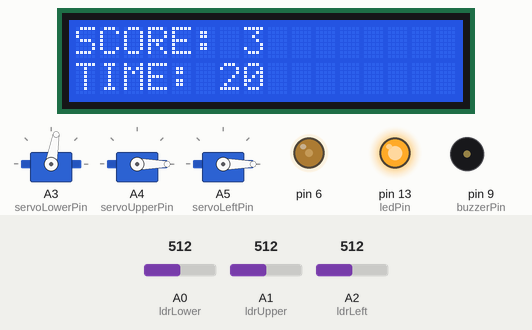
Recording of a sketch running on a simulated Arduino Uno, built with avr-gcc and run on an emulated ATmega328P. Parts: 16×2 character LCD, 3 × servo, output pins drawn as LEDs (lit = HIGH), buzzer (waves = sounding). Inputs (shaded band) come from the test bench; at power-on: A0 (ldrLower) = 512, A1 (ldrUpper) = 512, A2 (ldrLeft) = 512. What the sketch prints to the serial monitor is not drawn. At 24.8 s the program stops and its outputs stay as they are.

Above: at 1.2 s.
1.3 s: A0 (ldrLower) set to 34
2.8 s: A0 (ldrLower) set to 27
At 3.2 s:
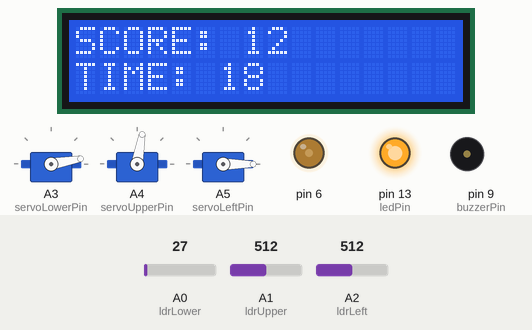
5.5 s: A1 (ldrUpper) set to 32
8.9 s: A1 (ldrUpper) set to 28
At 9.4 s:
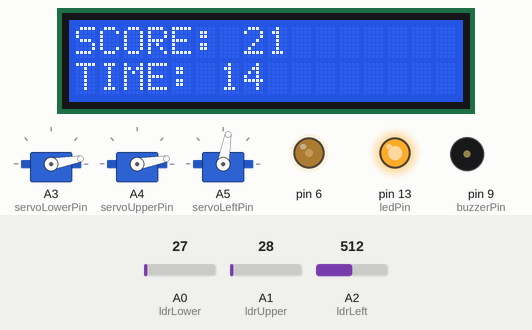
11.7 s: A2 (ldrLeft) set to 34
15.1 s: A2 (ldrLeft) set to 28
At 15.9 s:
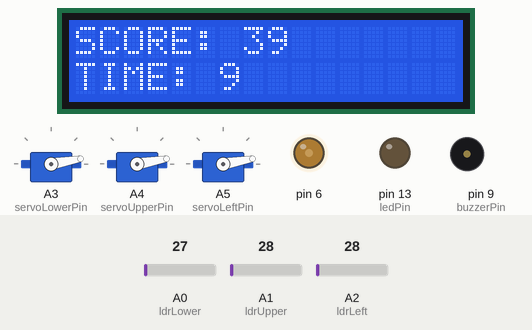
At 25.5 s:
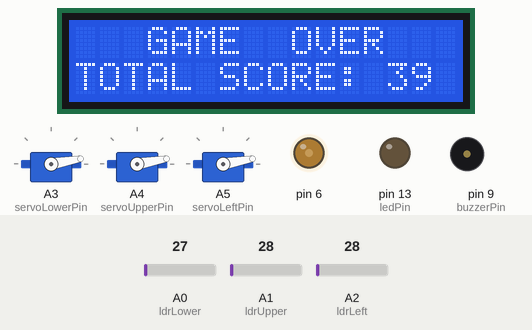
Timing chart, 0 to 26.3 s (numbered marks = the images above; inputs shaded):
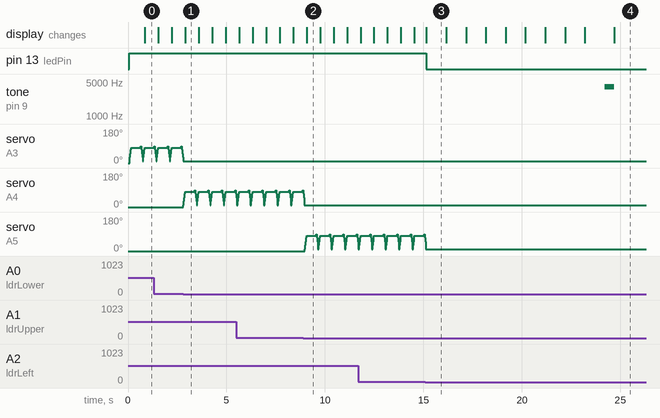

The sketch:

midterm_project.ino
```cpp
// LCD
#include <LiquidCrystal.h>
int Contrast=75;
LiquidCrystal lcd(12, 11, 5, 4, 3, 2);

// LDRs
int ldrLower = A0;
int ldrUpper = A1;
int ldrLeft = A2;

int ledPin = 13; // LED
int buzzerPin = 9; // Buzzer

// Servos
#include <Servo.h>
int sensorValueLower = 0;
int sensorValueUpper = 0;
int sensorValueLeft = 0;
int sensorValueBuzzer = 0;
int servoLowerPin = A3;
int servoUpperPin = A4;
int servoLeftPin = A5;
Servo servoLower;
Servo servoUpper;
Servo servoLeft;

// Variables
int score = 0; // to display score on lcd
int time = 20; // for timer
int i = 0; // to move servos

// millis
unsigned long previousTimerMillis = 0;
const long interval = 1000; // for timer

void setup() {
  // LCD
  analogWrite(6,Contrast);
  lcd.begin(16, 2);

  // LDRs
  pinMode(ldrLower, INPUT);
  pinMode(ldrUpper, INPUT);
  pinMode(ldrLeft, INPUT);

  pinMode(ledPin, OUTPUT); // LED
  pinMode(buzzerPin, OUTPUT); // Buzzer

  // Servos
  servoLower.write(0);
  servoUpper.write(0);
  servoLeft.write(0);
  servoLower.attach(servoLowerPin);
  servoUpper.attach(servoUpperPin);
  servoLeft.attach(servoLeftPin);

  // Starting the program
  Serial.begin(9600);
  Serial.println("---START---");
}

void loop() {
  unsigned long currentMillis = millis();

  // TIMER COUNTDOWN
  if (currentMillis - previousTimerMillis >= interval) {
    previousTimerMillis = currentMillis;
    time -= 1;
  }

  // Reading the values of each sensor
  sensorValueLower = analogRead(ldrLower);
  sensorValueUpper = analogRead(ldrUpper);
  sensorValueLeft = analogRead(ldrLeft);

  /*Displaying LDR's values on serial machine to make sure everything is working fine*/
  Serial.print(sensorValueLower);
  Serial.print(" | ");
  Serial.print(sensorValueUpper);
  Serial.print(" | ");
  Serial.println(sensorValueLeft);

  if(time == 0){
    // Finishing the program when timer is off
    // TONE
    tone(buzzerPin, 4000); // Send 1KHz sound signal...
    delay(500);        // ...for 1 sec
    noTone(buzzerPin);

    // LCD
    lcd.setCursor(0, 0);
    lcd.print("   GAME  OVER ");
    lcd.setCursor(0, 1);
    lcd.print("TOTAL SCORE: ");
    lcd.print(score);

    delay(50);
    Serial.print("---> TOTAL SCORE: ");
    Serial.println(score);
    Serial.println("---GAME--OVER---");
    delay(50);
    exit(0); // stopping the loop
  }
  else { // When the timer is still on
    // LCD
    lcd.setCursor(0, 0);
    lcd.print("SCORE: ");
    lcd.print(score);
    lcd.setCursor(0, 1);
    lcd.print("TIME: ");
    lcd.print(time);
    lcd.print(" "); // bug solved "16x2 LCD displays all single digit integers as ‘x0’ rather than ‘0x'"

    // Moving Servos
    // Moving the Lower Servo
    if(sensorValueLower > 30) {
      Serial.println("...+3 for hitting the lower zombie");
      digitalWrite(ledPin, HIGH);

      for(i = 0; i < 90; i+=10) {
        servoLower.write(i);
        delay(10);
      }
      delay(500);
      for (i = 90; i > 0; i-=10) {
        servoLower.write(i);
        delay(10);
      }
      score += 3; // adding score to the variable
      digitalWrite(ledPin, LOW);
    }
    // Moving the Upper Servo
    else if(sensorValueUpper > 30) {
      Serial.println("...+1 for hitting the upper zombie");
      digitalWrite(ledPin, HIGH);

      for(i = 0; i < 90; i+=10) {
        servoUpper.write(i);
        delay(10);
      }
      delay(500);
      for (i = 90; i > 0; i-=10) {
        servoUpper.write(i);
        delay(10);
      }
      score += 1; // adding score to the variable
      digitalWrite(ledPin, LOW);
    }
    // Moving the Left Servo
    else if(sensorValueLeft > 30) {
      Serial.println("...+2 for hitting the left zombie");
      digitalWrite(ledPin, HIGH);

      for(i = 0; i < 90; i+=10) {
        servoLeft.write(i);
        delay(10);
      }
      delay(500);
      for (i = 90; i > 0; i-=10) {
        servoLeft.write(i);
        delay(10);
      }
      score += 2; // adding score to the variable
      digitalWrite(ledPin, LOW);
    }
  }
}
```

Measured:
- the behaviour switches between 31 and 30 on A0 (ldrLower) (found by bisection; images 0 and 1)
- the behaviour switches between 31 and 30 on A1 (ldrUpper) (found by bisection; images 1 and 2)
- the behaviour switches between 31 and 30 on A2 (ldrLeft) (found by bisection; images 2 and 3)
- after the input at 2.8 s, servo on A3 (servoLowerPin): stops changing and stays 10°; servo on A4 (servoUpperPin): 0° → 10° at once, then repeats every 0.69 s: 30° 0.02 s, 50° 0.02 s, 70° 0.02 s, 80° 0.50 s, 90° 0.02 s, 70° 0.02 s, 50° 0.02 s, 30° 0.02 s, 10° 0.04 s
- after the input at 8.9 s, servo on A4 (servoUpperPin): goes on until 9.0 s, then stays 10°; servo on A5 (servoLeftPin): 0° → 10° after 0.09 s, then repeats every 0.69 s: 30° 0.02 s, 50° 0.02 s, 70° 0.02 s, 80° 0.50 s, 90° 0.02 s, 70° 0.02 s, 50° 0.02 s, 30° 0.02 s, 10° 0.04 s
- after the input at 15.1 s, pin 13 (ledPin): HIGH → LOW at once; tone on pin 9 (buzzerPin): silent → 4000 Hz after 9.1 s, → silent 0.50 s later; servo on A5 (servoLeftPin): goes on until 15.1 s, then stays 10°
- by itself, servo on A3 (servoLowerPin): repeats every 0.69 s: 70° 0.02 s, 50° 0.02 s, 30° 0.02 s, 10° 0.04 s, 30° 0.02 s, 50° 0.02 s, 70° 0.02 s, 80° 0.50 s, 90° 0.02 s
